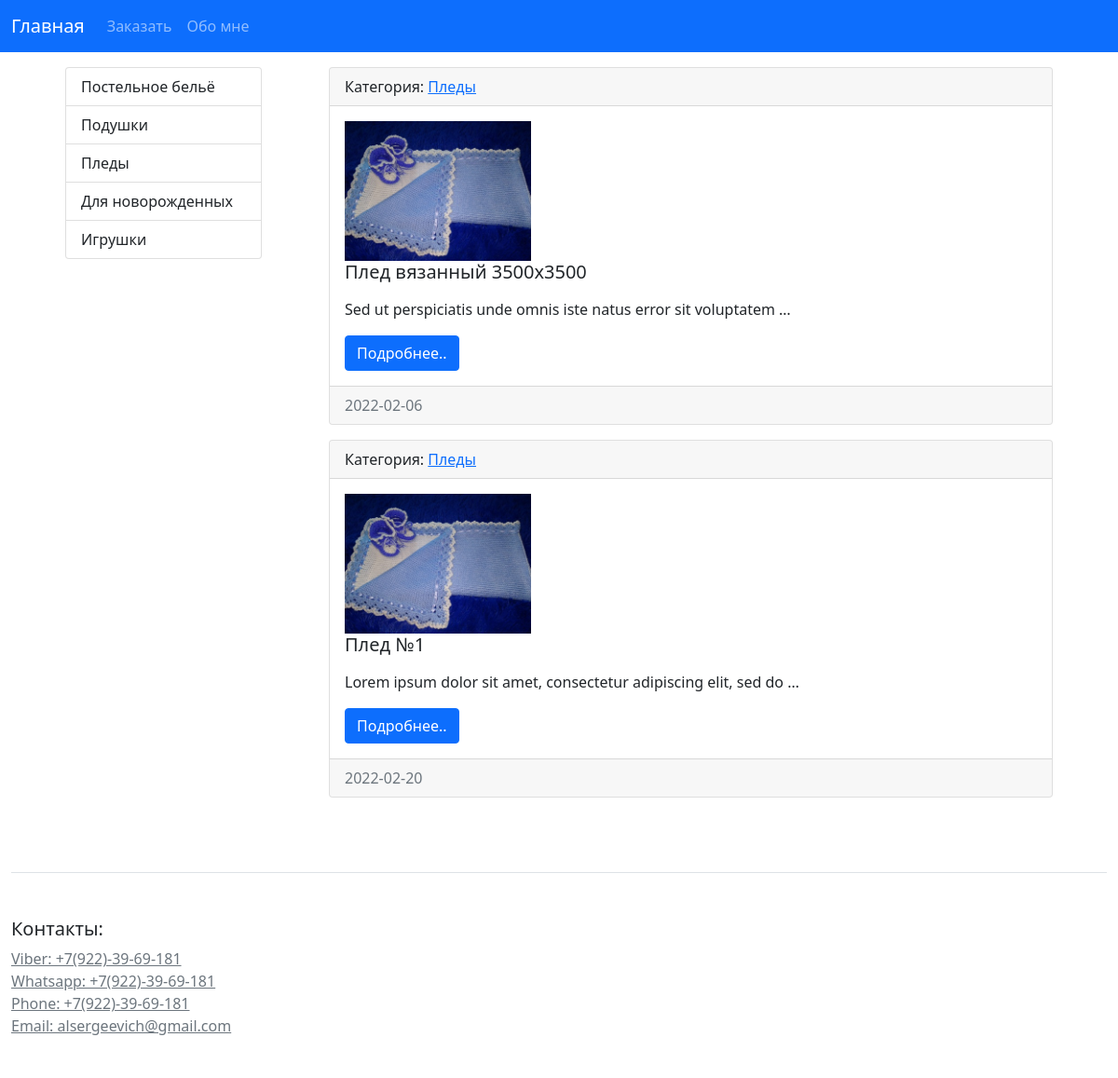
The app's page /category/pledy/ with its own data.
### blog/models.py (models this page shows, shortened)
class Category(models.Model):
    name = models.CharField(max_length=100, db_index=True, verbose_name='Категория')
    slug = models.SlugField(max_length=255, unique=True, db_index=True, verbose_name='URL')
    def __str__(self):
        return self.name
    def get_absolute_url(self):
        return reverse('category', kwargs={'cat_slug': self.slug})
    class Meta:
        verbose_name = 'Категория'  # заменяем в админке название модели
        verbose_name_plural = 'Категории'  # определяем название во множественном числе
        ordering = ['id', ]  # определяем порялок сортировки

class Posts(models.Model):
    title = models.CharField(max_length=255, verbose_name='Заголовок')
    slug = AutoSlugField(max_length=255, unique=True, db_index=True, verbose_name='URL', populate_from='title')
    content = models.TextField(blank=True, verbose_name='Текст описание')
    photo = models.ImageField(upload_to="photos/%Y/%m/%d/", verbose_name='Фотография')
    time_create = models.DateTimeField(auto_now_add=True, verbose_name='Время создания')
    time_update = models.DateTimeField(auto_now=True, verbose_name='Время изменения')
    is_published = models.BooleanField(default=True, verbose_name='Опубликовано')
    cat = models.ForeignKey('Category', on_delete=models.PROTECT, verbose_name='Категории')
    def get_absolute_url(self):
        return reverse('post', kwargs={'post_slug': self.slug})
    class Meta:
        verbose_name = 'Каталог изделий'  # заменяем в админке название модели
        verbose_name_plural = 'Каталог изделий'  # определяем название во множественном числе
        ordering = ['time_create', 'title']  # определяем порядок сортировки

### blog/views.py (the view)
# urls.py: path('category/<slug:cat_slug>/', PostsByCategory.as_view(), name='category'),
class PostsByCategory(ListView):
    model = Posts
    template_name = 'blog/index.html'
    context_object_name = 'posts'
    allow_empty = False
    paginate_by = 3
    def get_context_data(self, *, object_list=None, **kwargs):
        context = super().get_context_data(**kwargs)
        context['categories'] = Category.objects.all()
        context['title'] = Category.objects.get(slug=self.kwargs['cat_slug'])
        return context
    def get_queryset(self):
        return Posts.objects.filter(cat__slug=self.kwargs['cat_slug'], is_published=True).select_related('cat')

### blog/templates/blog/index.html (shortened to what this page needs)
{% extends 'base.html' %}
{% block content %}
    <div class="col-md-9">
        <div class="container">
            {% for item in posts %}
                <div class="card mb-3">
                    <div class="card-header">
                        Категория: <a href="{{ item.cat.get_absolute_url }}">{{ item.cat }}</a>
                    </div>
                    <div class="card-body">
                        <div class="media">
                            {% if item.photo %}
                                <img src="{{ item.photo.url }}" width="200" class="mr-3">
                            {% else %}
                                <img src="https://picsum.photos/200/300" width="200" class="mr-3">
                            {% endif %}
                            <div class="media-body">
                                <h5 class="card-title">{{ item.title }}</h5>
                                <p class="card-text">{{ item.content|linebreaks|truncatewords:10 }}</p>
                                <a href="{{ item.get_absolute_url }}" class="btn btn-primary">Подробнее..</a>
                            </div>
                        </div>
                    </div>
                    <div class="card-footer text-muted">
                        {{ item.time_create|date:'Y-m-d' }}
                    </div>
                </div>
            {% empty %}
                Oops...
            {% endfor %}
        </div>
    </div>
{% endblock %}

### templates/base.html (shortened to what this page needs)
<!doctype html>
<html lang="ru">
<head>
    <link href="https://cdn.jsdelivr.net/npm/bootstrap@5.1.3/dist/css/bootstrap.min.css" rel="stylesheet"
>
</head>
<body>
    <nav class="navbar navbar-expand-lg navbar-dark bg-primary">
        <div class="container-fluid">
            <a class="navbar-brand" href="{% url 'home' %}">Главная</a>
            <div class="collapse navbar-collapse" id="navbarNavAltMarkup">
                <div class="navbar-nav">
                    <a class="nav-link" aria-current="page" href="{% url 'zakaz' %}">Заказать</a>
                    <a class="nav-link" href="{% url 'mypost' %}">Обо мне</a>
                </div>
            </div>
        </div>
    </nav>
<div class="container p-3">
    <div class="row">
        <div class="col-md-3">
            <div class="container">
                {% block sidebar %}
                    <div class="list-group">
                        {% for category in categories %}
                            <a href="{{ category.get_absolute_url }}"
                               class="list-group-item list-group-item-action">{{ category.name }}</a>
                        {% endfor %}
                    </div>
                {% endblock %}
            </div>
        </div>
                {% block content %}
                {% endblock %}
    </div>
</div>
<div class="container-fluid">
<footer class="pt-4 my-md-5 pt-md-5 border-top">
    <div class="row">
      <div class="col-12 col-md">
        <h5>Контакты:</h5>
        <ul class="list-unstyled text-small">
          <li><a href="" class="link-secondary">Viber: +7(922)-39-69-181</a></li>
          <li><a href="" class="link-secondary">Whatsapp: +7(922)-39-69-181</a></li>
          <li><a href="" class="link-secondary">Phone: +7(922)-39-69-181</a></li>
          <li><a href="" class="link-secondary">Email: alsergeevich@gmail.com</a></li>
        </ul>
      </div>
    </div>
  </footer>
</div>
</body>
</html>

### records on screen
Category: name "Постельное бельё"
Category: name "Подушки"
Category: name "Пледы"
Category: name "Для новорожденных"
Category: name "Игрушки"
Posts: cat "Пледы", photo (picture), title "Плед вязанный 3500х3500", content "Sed ut perspiciatis unde omnis iste natus error sit voluptatem …", time_create "2022-02-06"
Posts: cat "Пледы", photo (picture), title "Плед №1", content "Lorem ipsum dolor sit amet, consectetur adipiscing elit, sed do …", time_create "2022-02-20"
